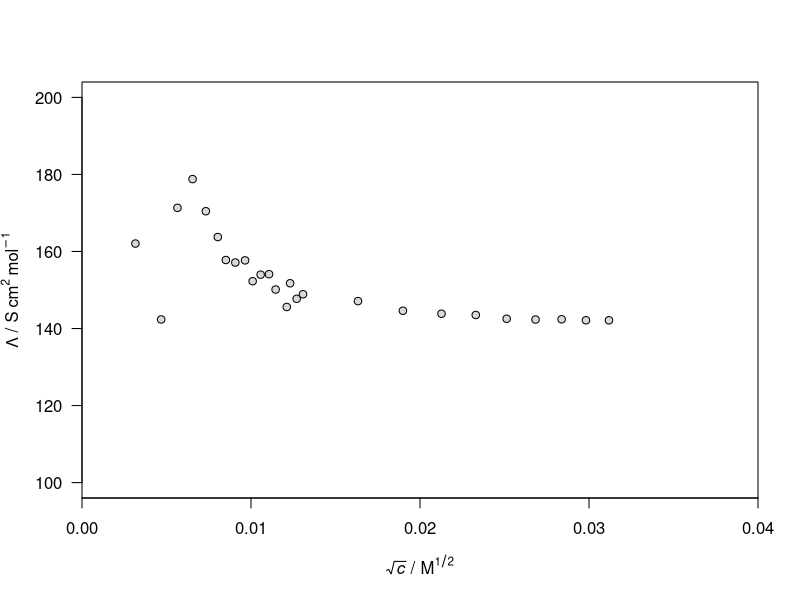

Write the R code that produced this figure. (Note: this script raises an error after producing the figure.)
# Elektrische Leifaehigkeit KCl Konz-Abhaengigkeit, LJ 10.10.2012

rm(list=ls())

# Volumen Loesung zugegeben aus Buerette:
dV <- c(0,0.1,0.22,0.32,0.43,0.54,0.65,0.73,0.83,0.94,1.03,1.13,1.24,
1.33,1.49,1.54,1.64,1.74,2.74,3.74,4.74,5.74,6.74,7.76,8.76,9.76,10.77)

# Leitfaehigkeit gemessen in uS/cm:
kappa.exp <- c(7.505,9.124,10.63,12.97,15.16,16.66,18.08,18.94,20.44,22.19,
23.03,24.71,26.38,27.21,28.88,30.52,31.34,32.97,46.74,59.64,72.60,85.41,
97.51,110.0,122.2,133.9,145.7)/1000

c0 <- 0.01          # Konzentration der KCl-Loesung in Buerette
V0 <- 100.0         # Volumen Wasser in Becherglas
c <- c0*dV/(V0+dV)  # Konzentration der KCl-Loesung in Becherglas

kappa <- kappa.exp - kappa.exp[1]    # Loesungsmittelkorrektur
lambda <- kappa / c                  # molare Leitfaehigkeit
wurzelc <- sqrt(c)                   # 
plot(wurzelc, lambda,                # alle Messdaten darstellen
  xlim=c(0,0.04), ylim=c(100,200), xaxs="i", las=1,
  pch=21, bg="gray85",
  xlab=expression(sqrt(italic(c))*" / "*M^{1/2}),
  ylab=expression(Lambda*" / "*S~cm^2~mol^{-1})
)    

p <- locator(2)$x        # Konzentrationsbereich fuer Regression waehlen
Bereich <- which(wurzelc>p[1] & wurzelc<p[2])
gerade <- lm(lambda ~ wurzelc, subset=Bereich)

print(summary(gerade))  # Regressionsanalyse ausdrucken in Konsole
abline(v=p, lty=3)      # Bereichsgrenzen markieren
abline(gerade, lwd=2)   # Regressionsgerade einzeichnen
points(wurzelc[Bereich], lambda[Bereich], pch=21, bg="tomato")

L0 <- summary(gerade)$coef[1,1]
sL0 <- summary(gerade)$coef[1,2]
arrows(0, L0-sL0, 0, L0+sL0, 
       code=3, angle=90, length=0.05, lwd=3, col="tomato")

dev.copy2pdf(width=7, height=5)


